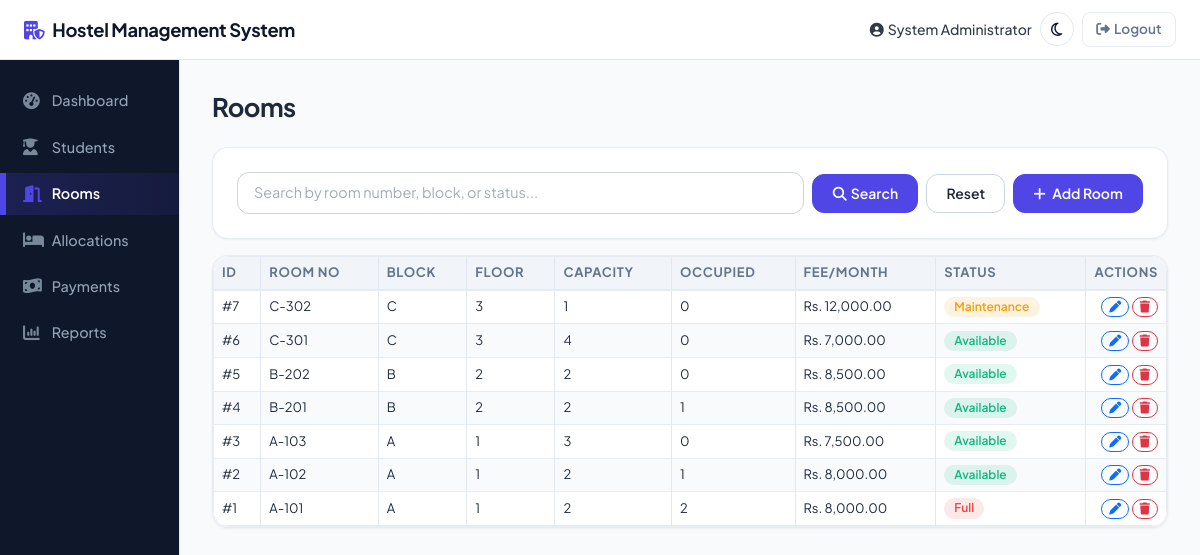
/rooms.php (signed in), run on the app's committed database.
### tables this page shows
CREATE TABLE rooms (
    RoomID INT AUTO_INCREMENT PRIMARY KEY,
    RoomNumber VARCHAR(20) NOT NULL UNIQUE,
    Block VARCHAR(20) NOT NULL,
    Floor INT NOT NULL,
    Capacity INT NOT NULL CHECK (Capacity > 0),
    OccupiedBeds INT NOT NULL DEFAULT 0,
    MonthlyFee DECIMAL(10,2) NOT NULL CHECK (MonthlyFee > 0),
    Status ENUM('Available','Full','Maintenance') NOT NULL DEFAULT 'Available',
    CreatedAt TIMESTAMP DEFAULT CURRENT_TIMESTAMP,
    UpdatedAt TIMESTAMP DEFAULT CURRENT_TIMESTAMP ON UPDATE CURRENT_TIMESTAMP,
    INDEX idx_room_number (RoomNumber),
    INDEX idx_room_block (Block)
);

### rooms.php (the view, shortened to what this page needs)
<?php
require_once __DIR__ . '/includes/auth_check.php';
$search = clean($_GET['q'] ?? '');
if ($search !== '') {
    $stmt = $pdo->prepare(
        "SELECT * FROM rooms WHERE RoomNumber LIKE ? OR Block LIKE ? OR Status LIKE ? ORDER BY RoomID DESC"
    );
    $like = "%$search%";
    $stmt->execute([$like, $like, $like]);
} else {
    $stmt = $pdo->query('SELECT * FROM rooms ORDER BY RoomID DESC');
}
$rooms = $stmt->fetchAll();
require_once __DIR__ . '/includes/header.php';
require_once __DIR__ . '/includes/sidebar.php';
?>
<main class="main-content">
  <div class="mb-4">
    <h3 class="fw-bold mb-0">Rooms</h3>
  </div>
  <div class="card mb-3">
    <div class="card-body">
      <form method="get" class="d-flex flex-wrap gap-2 align-items-center">
        <div class="flex-grow-1" style="min-width: 250px;">
          <input type="text" name="q" class="form-control" placeholder="Search by room number, block, or status..." value="<?= clean($search) ?>">
        </div>
        <div class="d-flex gap-2 align-items-center">
          <button class="btn btn-primary" type="submit"><i class="fa-solid fa-search me-1"></i>Search</button>
          <a href="rooms.php" class="btn btn-outline-secondary">Reset</a>
          <button type="button" class="btn btn-primary" data-bs-toggle="modal" data-bs-target="#createRoomModal">
            <i class="fa-solid fa-plus me-1"></i> Add Room
          </button>
        </div>
      </form>
    </div>
  </div>
  <div class="card">
    <div class="card-body p-0">
      <div class="table-responsive">
      <table class="table table-hover mb-0">
        <thead>
          <tr><th>ID</th><th>Room No</th><th>Block</th><th>Floor</th><th>Capacity</th><th>Occupied</th><th>Fee/Month</th><th>Status</th><th class="text-end">Actions</th></tr>
        </thead>
        <tbody>
          <?php foreach ($rooms as $r): ?>
          <tr>
            <td>#<?= (int)$r['RoomID'] ?></td>
            <td><?= clean($r['RoomNumber']) ?></td>
            <td><?= clean($r['Block']) ?></td>
            <td><?= (int)$r['Floor'] ?></td>
            <td><?= (int)$r['Capacity'] ?></td>
            <td><?= (int)$r['OccupiedBeds'] ?></td>
            <td><?= formatMoney($r['MonthlyFee']) ?></td>
            <td><?= statusBadge($r['Status']) ?></td>
            <td class="text-end">
              <button class="btn btn-sm btn-outline-primary" title="Edit"
                onclick='openEditModal("editRoomModal", <?= json_encode($r, JSON_HEX_APOS | JSON_HEX_QUOT) ?>)'>
                <i class="fa-solid fa-pen"></i></button>
              <button class="btn btn-sm btn-outline-danger" title="Delete"
                data-bs-toggle="modal" data-bs-target="#deleteRoomModal"
                onclick="document.getElementById('deleteRoomId').value='<?= (int)$r['RoomID'] ?>'; document.getElementById('deleteRoomName').textContent='<?= clean($r['RoomNumber']) ?>';">
                <i class="fa-solid fa-trash"></i></button>
            </td>
          </tr>
          <?php endforeach; ?>
        </tbody>
      </table>
      </div>
    </div>
  </div>
</main>
<?php require_once __DIR__ . '/includes/footer.php'; ?>

### includes/functions.php (shortened to what this page needs)
<?php
function clean($value) {
    return htmlspecialchars(trim($value ?? ''), ENT_QUOTES, 'UTF-8');
}
function formatMoney($amount) {
    return 'Rs. ' . number_format((float)$amount, 2);
}
function statusBadge($status) {
    $map = [
        'Active'      => 'success',
        'Checked Out' => 'secondary',
        'Transferred' => 'info',
        'Available'   => 'success',
        'Full'        => 'danger',
        'Maintenance' => 'warning',
        'Paid'        => 'success',
        'Pending'     => 'warning',
        'Overdue'     => 'danger',
    ];
    $class = $map[$status] ?? 'secondary';
    return "<span class=\"badge bg-$class\">" . clean($status) . "</span>";
}

### data on the page
rooms: RoomID "7", RoomNumber "C-302", Block "C", Floor "3", Capacity "1", OccupiedBeds "0", MonthlyFee "Rs. 12,000.00", Status "Maintenance"
rooms: RoomID "6", RoomNumber "C-301", Block "C", Floor "3", Capacity "4", OccupiedBeds "0", MonthlyFee "Rs. 7,000.00", Status "Available"
rooms: RoomID "5", RoomNumber "B-202", Block "B", Floor "2", Capacity "2", OccupiedBeds "0", MonthlyFee "Rs. 8,500.00", Status "Available"
rooms: RoomID "4", RoomNumber "B-201", Block "B", Floor "2", Capacity "2", OccupiedBeds "1", MonthlyFee "Rs. 8,500.00", Status "Available"
rooms: RoomID "3", RoomNumber "A-103", Block "A", Floor "1", Capacity "3", OccupiedBeds "0", MonthlyFee "Rs. 7,500.00", Status "Available"
rooms: RoomID "2", RoomNumber "A-102", Block "A", Floor "1", Capacity "2", OccupiedBeds "1", MonthlyFee "Rs. 8,000.00", Status "Available"
rooms: RoomID "1", RoomNumber "A-101", Block "A", Floor "1", Capacity "2", OccupiedBeds "2", MonthlyFee "Rs. 8,000.00", Status "Full"

### other printed values
$_SESSION['full_name'] "System Administrator"
